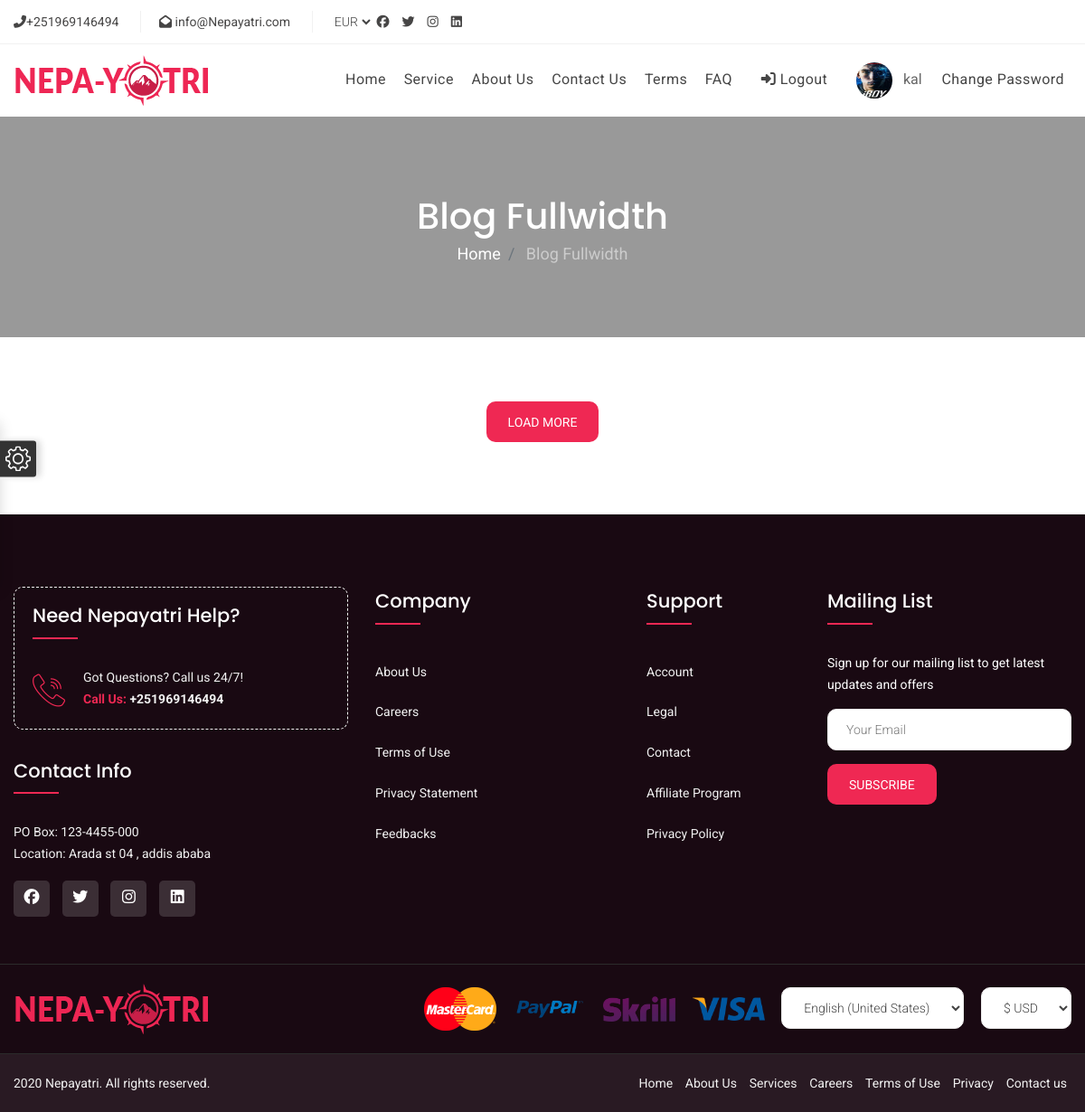
Page /blog/ (signed in) on the committed database.
### Vehicle_assignment/models.py (models this page shows, shortened)
class CompanyInfo(models.Model):
    phone1 = models.CharField(max_length=15)
    phone2 = models.CharField(max_length=15,null=True,blank=True)
    email1 = models.EmailField()
    email2 = models.EmailField()
    adress = models.CharField(max_length=35)
    po_box = models.CharField(max_length=25)
    facebook = models.URLField()
    twitter = models.URLField()
    instagram = models.URLField()
    linkedin = models.URLField()
    id = models.IntegerField(default=0,primary_key=True)

class Employee(models.Model):
    dob = models.DateField()
    phone = models.CharField(max_length=15)
    image = models.ImageField(upload_to="")
    customuser = models.OneToOneField(CustomUser , on_delete=models.CASCADE)

### Account/models.py (models this page shows)
class CustomUser(AbstractUser):
    is_employee = models.BooleanField(default=False)
    is_officer = models.BooleanField(default=False)
    is_driver = models.BooleanField(default=False)
    email = models.EmailField(unique=True)
    EMAIL_FIELD = 'email'
    USERNAME_FIELD = 'email'
    REQUIRED_FIELDS = ['username']

### Vehicle_assignment/views.py (the view)
# urls.py: path('blog/', views.blog, name='blog'),
def blog(request):
    context = {
        'data':CompanyInfo.objects.all(),
        'blog':Blog.objects.all()
            }
    return render(request, 'Vehicle_assignment/blog-full.html' , context)

### Vehicle_assignment/templates/Vehicle_assignment/blog-full.html (shortened to what this page needs)
{% load static %}
<!DOCTYPE html>
<html xmlns="http://www.w3.org/1999/xhtml" lang="zxx">
  {% include 'Vehicle_assignment/includes/head.html' %}
  <body>
{% include 'Vehicle_assignment/includes/header.html' %}
    <section class="breadcrumb-outer text-center">
      <div class="container">
        <div class="breadcrumb-content">
          <h2 class="white">Blog Fullwidth</h2>
          <nav aria-label="breadcrumb">
            <ul class="breadcrumb">
              <li class="breadcrumb-item"><a href="#">Home</a></li>
              <li class="breadcrumb-item active" aria-current="page">
                Blog Fullwidth
              </li>
            </ul>
          </nav>
        </div>
      </div>
      <div class="overlay"></div>
    </section>
    <section class="blogmain blog-fullwidth">
      <div class="container">
        <div class="row">
          <div class="col-lg-10 offset-lg-1">
            <div class="blog-list">
              <div class="blog-button text-center">
                <a href="blog-single.html" class="biz-btn biz-btn1"
                  >Load More</a
                >
              </div>
            </div>
          </div>
        </div>
      </div>
    </section>
  {% include 'Vehicle_assignment/includes/footer.html' %}
  </body>
</html>

### Vehicle_assignment/templates/Vehicle_assignment/includes/header.html (shortened to what this page needs)
{% load static %}
{% for i in data  %}
<header class="main_header_area">
  <div class="header-content">
    <div class="container">
      <div class="links links-left">
        <ul>
          <li>
            <a href="#"><i class="fa fa-phone-alt"></i>{{i.phone1}}</a>
          </li>
          <li>
            <a href="#"
              ><i class="fa fa-envelope-open"></i>
              </a
            >
          </li>
          <li>
            <select>
              <option>EUR</option>
            </select>
          </li>
        </ul>
      </div>
      <div class="links links-right pull-right">
        <ul>
          <li>
            <ul class="social-links">
              <li>
                <a href="{{i.facebook}}"
                  ><i class="fab fa-facebook" aria-hidden="true"></i
                ></a>
              </li>
              <li>
                <a href="{{i.twitter}}"
                  ><i class="fab fa-twitter" aria-hidden="true"></i
                ></a>
              </li>
              <li>
                <a href="{{i.instagram}}"
                  ><i class="fab fa-instagram" aria-hidden="true"></i
                ></a>
              </li>
              <li>
                <a href="{{i.linkedin}}"
                  ><i class="fab fa-linkedin" aria-hidden="true"></i
                ></a>
              </li>
            </ul>
          </li>
        </ul>
      </div>
    </div>
  </div>
  <div class="header_menu affix-top">
    <nav class="navbar navbar-default">
      <div class="container">
        <div class="navbar-flex">
          <div class="navbar-header">
            <a class="navbar-brand" href="index.html">
              <img src=" {% static  'images/logo-black.png' %}" alt="image" />
            </a>
          </div>
          <div
            class="collapse navbar-collapse"
            id="bs-example-navbar-collapse-1"
          >
            <ul class="nav navbar-nav" id="responsive-menu">
              <li>
                <a href="{% url 'index' %}">Home </a>
              </li>
              <li >
                <a href="{% url 'service' %}">Service</a>
              </li>
              <li>
                <a href="{% url 'about' %}">About Us</a>
              </li>
              <li>
                <a href="{% url 'contact' %}">Contact Us</a>
              </li>
              <li>
                <a href="{% url 'terms' %}">Terms</a>
              </li>
              <li>
                  <a href="{% url 'faq' %}">FAQ</a>
              </li>
              {% if user.is_authenticated %}
              <li style="margin:10px">
                <a href="{% url 'logout' %}"
                  ><i class="fa fa-sign-in-alt"></i> Logout</a
                >
              </li>
              <li style="margin:10px">
              <img class="img ima-fluid" src="/media/{{user.employee.image}}" style="width: 40px;height: 40px;border-radius: 50%;"   alt="">
              <span>   &nbsp {{user.employee.customuser.username}}</span>
            </li>
            <li>
              <a href="{% url 'change_password' %}">Change Password</a>
            </li>
              {% else %}
              <li  >
                <a href="{% url 'login' %}"
                  ><i class="fa fa-sign-in-alt"></i> Login</a
                >
              </li>
              {% endif %}
            </ul>
          </div>
        </div>
      </div>
    </nav>
  </div>
</header>
{% endfor %}

### Vehicle_assignment/templates/Vehicle_assignment/includes/footer.html (shortened to what this page needs)
{% load static %}
{% for i in data %}
<footer>
    <div class="footer-upper pad-bottom-50">
      <div class="container">
        <div class="row">
          <div class="col-lg-4 col-sm-12 col-12">
            <div class="footer-about">
              <div class="footer-about-in mar-bottom-30">
                <h3 class="white">Need Nepayatri Help?</h3>
                <div class="footer-phone">
                  <div class="cont-icon"><i class="flaticon-call"></i></div>
                  <div class="cont-content mar-left-20">
                    <p class="mar-0">Got Questions? Call us 24/7!</p>
                    <p class="bold mar-0">
                      <span>Call Us:</span> {{i.phone1}}
                    </p>
                  </div>
                </div>
              </div>
              <h3 class="white">Contact Info</h3>
              <p>
                PO Box: {{i.po_box}}<br />
                Location: {{i.adress}}
              </p>
              <ul class="social-links">
                <li>
                  <a href="{{i.facebook}}"
                    ><i class="fab fa-facebook" aria-hidden="true"></i
                  ></a>
                </li>
                <li>
                  <a href="{{i.twitter}}"
                    ><i class="fab fa-twitter" aria-hidden="true"></i
                  ></a>
                </li>
                <li>
                  <a href="{{i.instagram}}"
                    ><i class="fab fa-instagram" aria-hidden="true"></i
                  ></a>
                </li>
                <li>
                  <a href="{{i.linkedin}}"
                    ><i class="fab fa-linkedin" aria-hidden="true"></i
                  ></a>
                </li>
              </ul>
            </div>
          </div>
          <div class="col-lg-3 col-sm-6 col-12">
            <div class="footer-links">
              <h3 class="white">Company</h3>
              <ul>
                <li><a href="#">About Us</a></li>
                <li><a href="#">Careers</a></li>
                <li><a href="#">Terms of Use</a></li>
                <li><a href="#">Privacy Statement</a></li>
                <li><a href="#">Feedbacks</a></li>
              </ul>
            </div>
          </div>
          <div class="col-lg-2 col-sm-6 col-12">
            <div class="footer-links">
              <h3 class="white">Support</h3>
              <ul>
                <li><a href="#">Account</a></li>
                <li><a href="#">Legal</a></li>
                <li><a href="#">Contact</a></li>
                <li><a href="#">Affiliate Program</a></li>
                <li><a href="#">Privacy Policy</a></li>
              </ul>
            </div>
          </div>
          <div class="col-lg-3 col-sm-12 col-12">
            <div class="footer-subscribe">
              <h3 class="white">Mailing List</h3>
              <p class="white">
                Sign up for our mailing list to get latest updates and offers
              </p>
              <form>
                <input type="email" placeholder="Your Email" />
                <a href="#" class="biz-btn mar-top-15">Subscribe</a>
              </form>
            </div>
          </div>
        </div>
      </div>
    </div>
    <div class="footer-payment pad-top-30 pad-bottom-30 bg-white">
      <div class="container">
        <div class="pay-main display-flex space-between">
          <div class="footer-logo pull-left">
            <a href="index.html"
              ><img src="{% static 'images/logo-black.png' %}" alt="image"
            /></a>
          </div>
          <div class="footer-payment-nav pull-right">
            <ul>
              <li>
                <img
                  src="{% static 'images/payment/mastercard.png' %}"
                  alt="image"
                />
              </li>
              <li>
                <img
                  src="{% static 'images/payment/paypal.png' %}"
                  alt="image"
                />
              </li>
              <li>
                <img
                  src="{% static 'images/payment/skrill.png' %}"
                  alt="image"
                />
              </li>
              <li>
                <img
                  src="{% static 'images/payment/visa.png' %}"
                  alt="image"
                />
              </li>
              <li>
                <select>
                  <option>English (United States)</option>
                </select>
              </li>
              <li>
                <select>
                  <option>$ USD</option>
                </select>
              </li>
            </ul>
          </div>
        </div>
      </div>
    </div>
    <div class="footer-copyright">
      <div class="container">
        <div class="copyright-text pull-left">
          <p class="mar-0">2020 Nepayatri. All rights reserved.</p>
        </div>
        <div class="footer-nav pull-right">
          <ul>
            <li><a href="#">Home</a></li>
            <li><a href="#">About Us</a></li>
            <li><a href="#">Services</a></li>
            <li><a href="#">Careers</a></li>
            <li><a href="#">Terms of Use</a></li>
            <li><a href="#">Privacy</a></li>
            <li><a href="#">Contact us</a></li>
          </ul>
        </div>
      </div>
    </div>
    {% endfor %}
</footer>

### Vehicle_assignment/static/css/default.css (style rules this page uses)
* { margin:0;padding:0;border:0;outline:0;font-size:100%;background:0 0;box-sizing:border-box }
ol,ul { list-style:none }
html { position:relative;min-height:100% }
header,nav,section,article,aside,footer { display:block }
* { margin:0;padding:0 }
body { margin:0;padding:0;font-size:15px;font-family:roboto,sans-serif;overflow-x:hidden }
h1,h2,h3,h4,h5,h6 { font-weight:500;color:#333333e8;font-family:poppins,sans-serif;margin-top:0;line-height:1.5;margin-bottom:15px;text-transform:capitalize }
h2 { font-size:32px }
h3 { font-size:21px }
p { font-size:15px;font-weight:400;line-height:24px;margin-bottom:15px;color:#666 }
ul { margin:0;padding:0 }
ul li { font-size:16px;font-weight:400;margin-bottom:15px;line-height:24px;color:#666;position:relative;padding:0 }
a { color:#464545;transition:all ease-in-out .4s }
input[type=text],input[type=email],input[type=number],input[type=search],input[type=password],input[type=tel],input[type=date],input[type=time],textarea,select { font-size:14px;font-weight:300;background-color:#fff;border:1px solid #eee;border-radius:10px;padding:10px 20px;width:100%;color:#444;margin-bottom:15px;height:46px;box-shadow:none;margin-bottom:0 }
select { padding:10px 20px }
img { max-width:100% }
.mar-0 { margin:0!important }
.mar-top-15 { margin-top:15px }
.mar-bottom-30 { margin-bottom:30px }
.mar-left-20 { margin-left:20px }
.pad-top-30 { padding-top:30px }
.pad-bottom-30 { padding-bottom:30px }
.pad-bottom-50 { padding-bottom:50px }
.white { color:#fff!important }
.container,.container-fluid { position:relative;z-index:2 }
section { padding:71px 0 80px;position:relative;z-index:1;background:#fff }
.overlay { position:absolute;top:0;left:0;width:100%;height:100%;background:rgba(0,0,0,.4) }
.display-flex { display:flex;align-items:center }
.bg-white { background:#fff }
.bold { font-weight:700 }
.space-between { justify-content:space-between }
section.breadcrumb-outer { position:relative;overflow:hidden;padding:80px 0 }
section.breadcrumb-outer:before { background:url(../images/breadcrumbbg.jpg) no-repeat;background-position:center;animation:kbrns_zoomInOut 15s linear 0s infinite alternate;background-size:cover;height:100%;width:100%;position:absolute;top:0;left:0;content:"" }
.breadcrumb-content { position:relative;z-index:1 }
.breadcrumb-content h2 { font-size:40px;margin-bottom:0 }
.breadcrumb-content .breadcrumb { background:0 0;margin:0;border-radius:0;justify-content:center }
.breadcrumb { padding:0;margin:0 }
.breadcrumb-content .breadcrumb>li { position:relative;font-size:18px;color:#ccc;font-weight:400;display:inline-block;padding:0;margin:0 }
.breadcrumb-content .breadcrumb a { color:#fff }
.breadcrumb>li+li:before { content:"|";padding:0 15px }
.biz-btn,.biz-btn-black,.biz-btn-white { position:relative;z-index:1;font-size:14px;text-align:center;padding:13px 24px 11px;text-transform:uppercase;transition:all .3s ease-in-out;background:#ef2853;color:#fff;display:inline-block;border-radius:10px;border:none }
.biz-btn:before,.biz-btn-black:before,.biz-btn-white:before { content:"";position:absolute;width:100%;height:100%;top:0;left:0;transition:all .3s ease-in-out;transform:scale(0,1);z-index:-1;border:2px solid #ef2853;color:#fff;background:0 0;border-radius:10px }

### rows in the picture
CompanyInfo: phone1 "+251969146494", employee.image (picture), po_box "123-4455-000", adress "Arada st 04 , addis ababa"
CustomUser: employee.customuser.username "kal"
